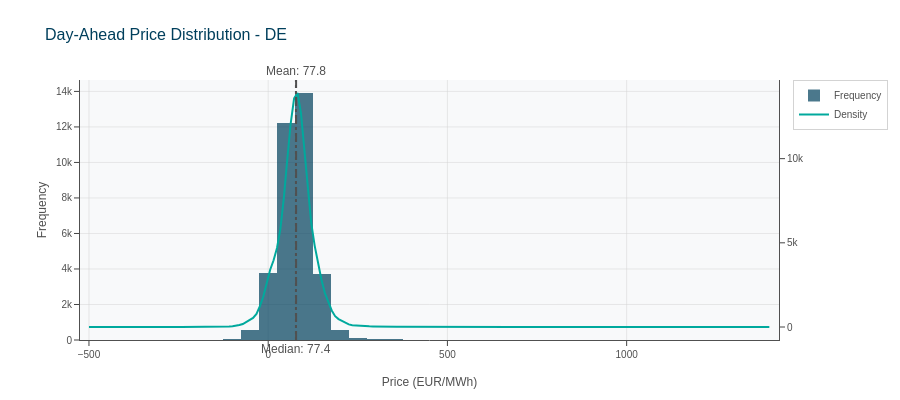

Notebook source saved alongside this figure:
### Code cell
# Germany price distribution with KDE
fig = plot_da_price_distribution_mckinsey(
    tables['day_ahead'], 
    country='DE',
    bins=50
)
fig.show()

### Figure 1 — Plotly figure (JSON) as saved in the notebook; plotly's stock layout.template omitted (floating-point values rounded to 4 significant figures; data arrays with more than 128 entries replaced by an {"elided": "..."} marker saying what was removed)
{"data": [{"hovertemplate": "Price: %{x:.2f} EUR/MWh<br>Count: %{y}<extra></extra>", "marker": {"color": "#003f5c"}, "name": "Frequency", "nbinsx": 50, "opacity": 0.7, "type": "histogram", "x": {"elided": "35136 float values"}}, {"hovertemplate": "Price: %{x:.2f} EUR/MWh<extra></extra>", "line": {"color": "#00a99d", "width": 2}, "mode": "lines", "name": "Density", "type": "scatter", "x": {"elided": "200 float values"}, "y": {"elided": "200 float values"}, "yaxis": "y2"}], "layout": {"annotations": [{"showarrow": false, "text": "Mean: 77.8", "x": 77.84, "xanchor": "center", "xref": "x", "y": 1, "yanchor": "bottom", "yref": "y domain"}, {"showarrow": false, "text": "Median: 77.4", "x": 77.44, "xanchor": "center", "xref": "x", "y": 0, "yanchor": "top", "yref": "y domain"}], "height": 400, "shapes": [{"line": {"color": "#505050", "dash": "dash"}, "type": "line", "x0": 77.84, "x1": 77.84, "xref": "x", "y0": 0, "y1": 1, "yref": "y domain"}, {"line": {"color": "#505050", "dash": "dot"}, "type": "line", "x0": 77.44, "x1": 77.44, "xref": "x", "y0": 0, "y1": 1, "yref": "y domain"}], "showlegend": true, "title": {"text": "Day-Ahead Price Distribution - DE"}, "xaxis": {"title": {"text": "Price (EUR/MWh)"}}, "yaxis": {"title": {"text": "Frequency"}}, "yaxis2": {"overlaying": "y", "showgrid": false, "side": "right"}}}
